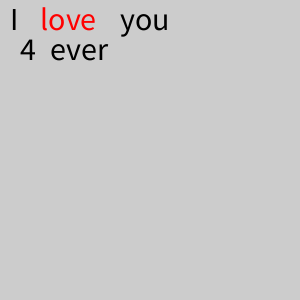
Frame 1 (no input)
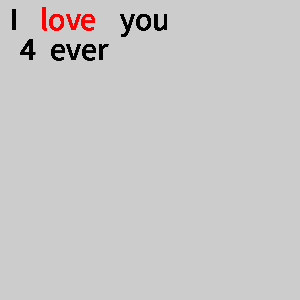
Frame 60 (the mouse pressed at the canvas centre just before this capture)
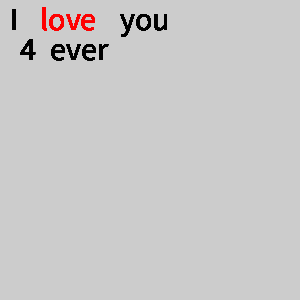
Frame 120 (the mouse held since frame 60 and released just before this capture)

The Processing sketch that drew these frames (run headless with seeded random() and noise(); from frame 60 on, the mouse is pressed at the canvas centre):

// Processing sketch: Text
// ── Text.pde
void setup()
{
  size(300,300);
  textSize(32);
}

void draw()
{
  fill(0, 0, 0);
  text("I", 10, 30);
  fill(255, 0, 0);
  text("love", 40, 30);
  fill(0, 0, 0);
  text("you", 120, 30);
  text(256 / 64, 20, 60);
  text("ever", 50, 60);
}
